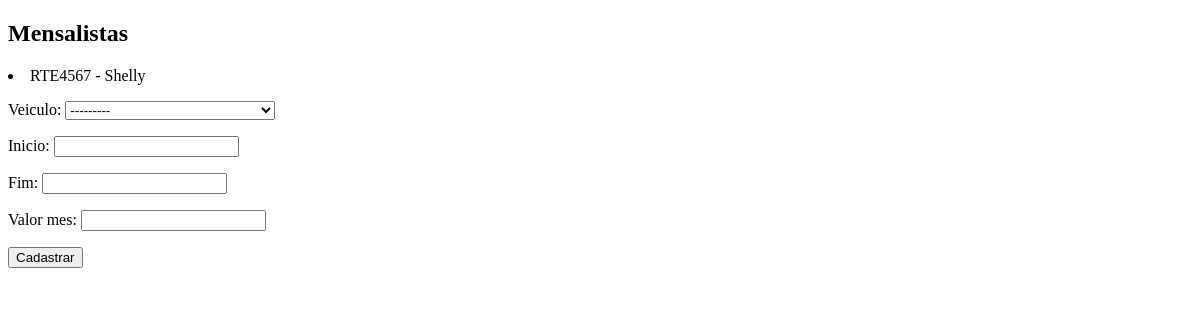
Before: /core/mensalistas/ with the older database file.
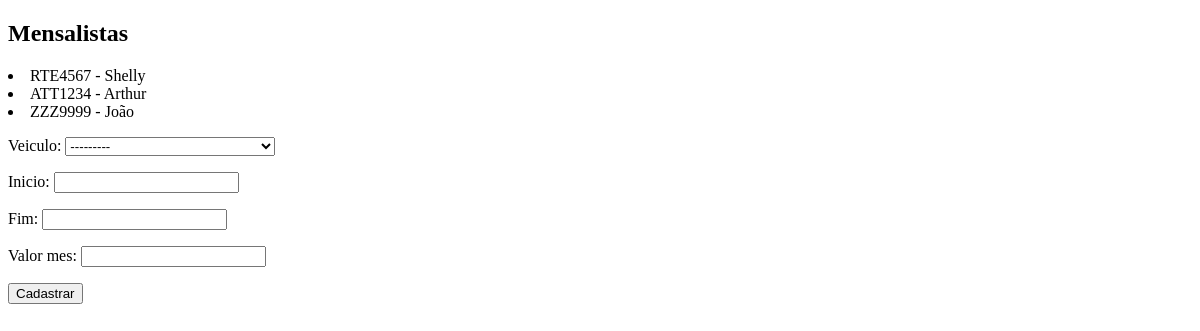
After: the same page with the newer database file.
### core/models.py (models this page shows, shortened)
class Mensalista(models.Model):
    veiculo = models.ForeignKey(Veiculo, on_delete=models.CASCADE)
    inicio = models.DateField()
    fim = models.DateField(auto_now=False, null=True, blank=True)
    valor_mes = models.DecimalField(max_digits=6, decimal_places=2)

class Veiculo(models.Model):
    placa = models.CharField(max_length=7)
    marca = models.ForeignKey(Marca,blank=True,null=True, on_delete=models.CASCADE)
    proprietario = models.ForeignKey(Pessoa,on_delete=models.CASCADE)
    cor = models.CharField(max_length=15, blank=True, null=True)
    observacoes = models.TextField(blank=True, null=True)
    def __str__(self):
        return self.placa + ' (' + self.marca.nome + ' - ' + self.proprietario.nome + ')'

class Pessoa(models.Model):
    nome = models.CharField(max_length=100)
    endereco = models.CharField(max_length=200,blank=True,null=True)
    telefone = models.CharField(max_length=20,blank=True,null=True)

### core/views.py (the view)
def lista_mensalistas(request):
    mensalistas = Mensalista.objects.all()
    form = MensalistaForm()
    data = {'mensalistas': mensalistas, 'form': form}
    return render(request, 'core/lista_mensalistas.html', data )

### core/forms.py
class MensalistaForm(ModelForm):
    class Meta:
        model = Mensalista
        fields = '__all__'

### core/templates/core/lista_mensalistas.html (shortened to what this page needs)
<!DOCTYPE html>
<html lang="en">
<head>
</head>
<body>
    <h2>Mensalistas</h2>
    <lu>
        {% for mensalista in mensalistas %}
        <li>
            {{mensalista.veiculo.placa}} - {{mensalista.veiculo.proprietario.nome}}
        </li>
        {% endfor%}
    </lu>
    <form action="{% url 'core_mensalista_novo' %}" method="POST">
        {{form.as_p}}
        <button type="submit">Cadastrar</button>
    </form>
</body>
</html>

Changed rows visible on the page:
added Mensalista: veiculo.placa "ATT1234", veiculo.proprietario.nome "Arthur"
added Mensalista: veiculo.placa "ZZZ9999", veiculo.proprietario.nome "João"
